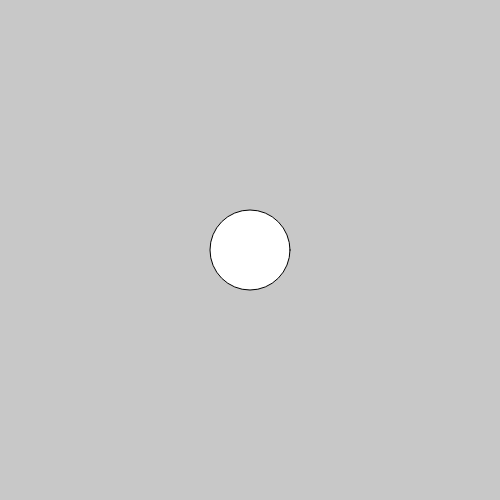
Frame 1 (no input)
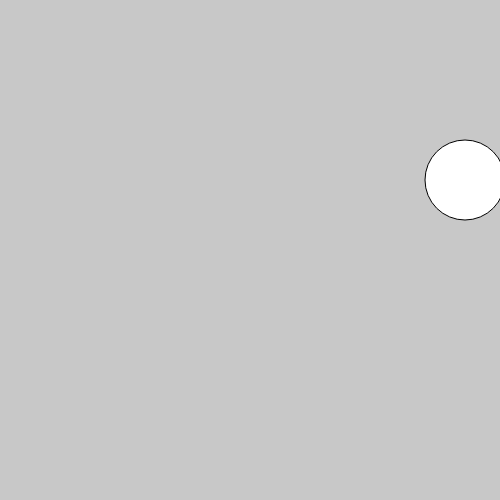
Frame 60 (no input)
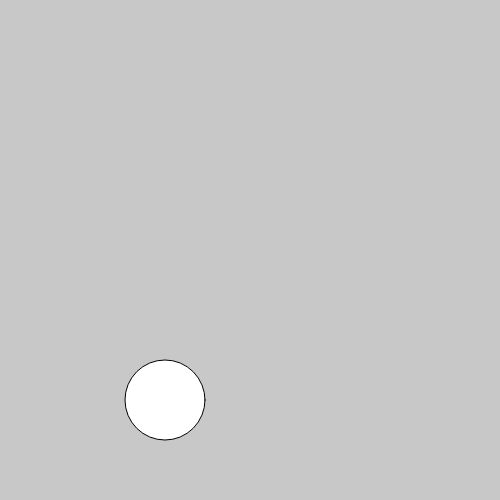
Frame 120 (the mouse pressed at the canvas centre since frame 60)

The p5.js sketch that drew these frames (run headless with seeded random() and noise() and a simulated clock; from frame 60 on, the mouse is pressed at the canvas centre):

// p5.js sketch
// ── sketch.js
var circleY;
var circleX;

var circleXSpeed;
var circleYSpeed;

function setup() {
  createCanvas(500, 500);
  circleY = 250;
  circleX = 250;
  circleXSpeed = 5;
  circleYSpeed = 10;
}
function draw() {
  background(200);
  ellipse(circleX, circleY, 80, 80);

  circleY = circleY + circleYSpeed;
  circleX = circleX + circleXSpeed;

  if (circleX < 0 || circleX > width ) {
    circleXSpeed = circleXSpeed * -1;
  }


  if (circleY < 0 || circleY > height ) {
   circleYSpeed = circleYSpeed * -1;
 }

}

// ── sketch1.js
var circleY;
var circleX;
var myName
function setup() {
  createCanvas(500, 500);
  circleY = 250;
  circleX = 250;

  myName = "younjae";
}

function draw() {
  background(200);
  ellipse(circleX, circleY, 20, 20);

  circleY = circleY + 1;
  circleX = circleX + 0.5;

console.log("my name is " + circleX)
}

// ── sketchxy.js
var circleY;
var circleX;

var circleXSpeed;
var circleYSpeed;

function setup() {
  createCanvas(500, 500);
  circleY = 250;
  circleX = 250;
  circleXSpeed = 2;
  circleYSpeed = 2.5;
}
function draw() {
  background(200);
  ellipse(circleX, circleY, 20, 20);

  circleY = circleY + circleYSpeed;
  circleX = circleX + circleXSpeed;

  if (circleX < 0) {
    circleXSpeed = 2;
  }

  if (circleX > 500) {
    circleXSpeed = -2;
 }

  if (circleY < 0) {
   circleYSpeed = 2.5;
 }

  if (circleY > 500) {
   circleYSpeed = -2.5;
 }
}
